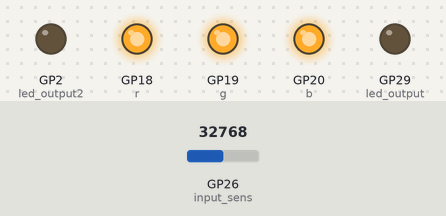
Recording of a program running on a simulated Raspberry Pi Pico running MicroPython. Parts: output pins drawn as LEDs (lit = HIGH). The test bench sets the inputs (shaded band); at power-on: GP26 (input_sens) = 32768 (analog values on the 0–65535 scale).

Above: at 1.2 s.
1.3 s: GP26 (input_sens) set to 19660
At 22.25 s:
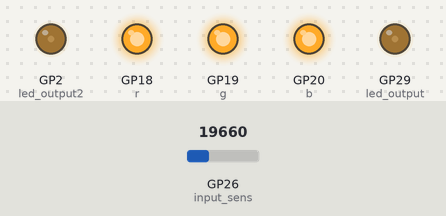
Timing chart, 0 to 28.5 s (numbered marks = the images above; inputs shaded):
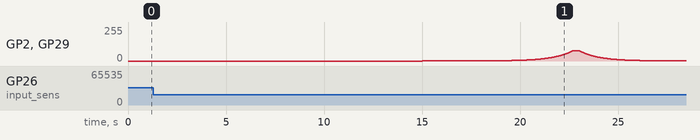

Measured:
- after the input at 1.3 s, GP2 (led_output2), GP29 (led_output): rises from 0/255 to 78/255 in 7.7 s, then falls to 1/255 in 4.3 s

The program:

main.py
```python
from machine import Pin, PWM, ADC
import time

b = machine.Pin(20, machine.Pin.OUT)
g = machine.Pin(19, machine.Pin.OUT)
r = machine.Pin(18, machine.Pin.OUT)

b.value(1)
g.value(1)
r.value(1)

input_sens = machine.ADC(0)

led_output = machine.PWM(machine.Pin(29))
led_output2 = machine.PWM(machine.Pin(2))

led_output.freq(5000)

sleep_time = 15
duty = 10
max_duty = 20000
input_sensitivity = 20000
active = False

def set_duty(duty):
    led_output.duty_u16(int(duty))
    led_output2.duty_u16(int(duty))

while True:

    if input_sens.read_u16() < input_sensitivity:
        while duty < max_duty:
            duty = duty * 1.01
            set_duty(duty)
            time.sleep(0.01)

        time.sleep(0.3)

        while duty > 10:
            duty = duty * 0.99
            set_duty(duty)
            time.sleep(0.01)
    else:
        set_duty(0)
        time.sleep(sleep_time)
```
